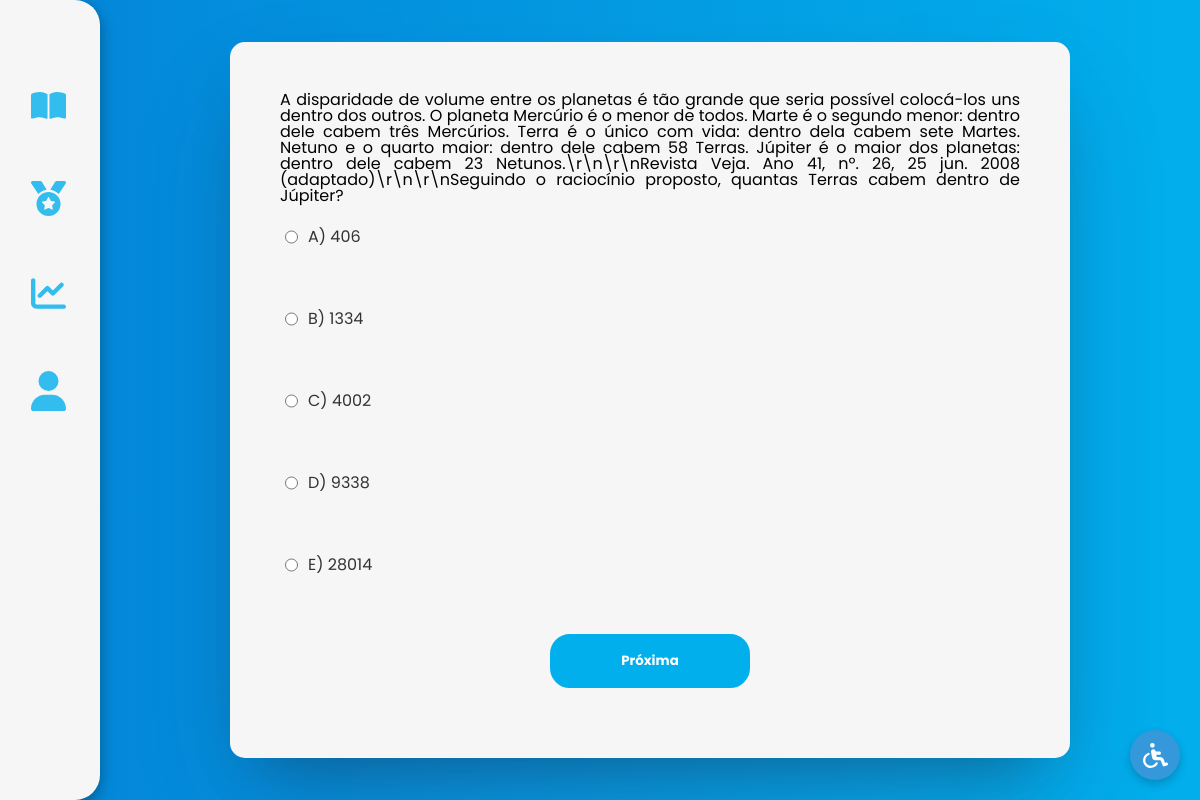
The page /app/public/src/funcoes/questionario.php?subconteudo_id=1 (signed in) on the database its author committed.
### tables this page shows
CREATE TABLE `perguntas` (
  `pergunta_id` int(11) NOT NULL,
  `enunciado` text NOT NULL,
  `questionario_id` int(11) DEFAULT NULL
);

CREATE TABLE `alternativas` (
  `alternativa_id` int(11) NOT NULL,
  `texto` varchar(255) NOT NULL,
  `correta` tinyint(1) NOT NULL,
  `pergunta_id` int(11) DEFAULT NULL
);

### app/public/src/funcoes/questionario.php (the view, shortened to what this page needs)
<?php
    include_once('../autenticacao/connect.php');
?>
<!DOCTYPE html>
<html lang="en">
<head>
    <link rel="stylesheet" href="../../assets/css/reset.css">
    <link rel="stylesheet" href="../../assets/css/questionario.css">
    <link rel="stylesheet" href="../../assets/css/navbargambiarra.css">
</head>
<body>
    <div class="container">
            <?php include ('../../assets/components/navbargambiarra.php'); ?>
            <div class="contentwrapper">
                <div class="questionariowrapper">
                    <?php
                        $subconteudoId = intval($_GET['subconteudo_id']);
                        $sql = "SELECT questionario_id FROM questionarios WHERE subconteudo_id = ?";
                        $stmt = $conexao->prepare($sql);
                        $stmt->bind_param('i', $subconteudoId);
                        $stmt->execute();
                        $questionario = $stmt->get_result()->fetch_assoc();
                        if ($questionario) {
                            $questionarioId = $questionario['questionario_id'];
                            $sqlPerguntas = "SELECT pergunta_id, enunciado FROM perguntas WHERE questionario_id = ?";
                            $stmtPerguntas = $conexao->prepare($sqlPerguntas);
                            $stmtPerguntas->bind_param('i', $questionarioId);
                            $stmtPerguntas->execute();
                            $resultPerguntas = $stmtPerguntas->get_result();
                            if ($resultPerguntas->num_rows > 0) {
                                echo "<form action='correcao.php' method='POST'>";
                                $perguntaCount = 0;
                                while ($pergunta = $resultPerguntas->fetch_assoc()) {
                                    $perguntaCount++;
                                    echo "<div class='pergunta' id='pergunta_$perguntaCount' >";
                                    echo "<h3 class='perguntah3'>" . nl2br($pergunta['enunciado']) . "</h3>";
                                    $sqlAlternativas = "SELECT alternativa_id, texto FROM alternativas WHERE pergunta_id = ?";
                                    $stmtAlternativas = $conexao->prepare($sqlAlternativas);
                                    $stmtAlternativas->bind_param('i', $pergunta['pergunta_id']);
                                    $stmtAlternativas->execute();
                                    $resultAlternativas = $stmtAlternativas->get_result();
                                    while ($alternativa = $resultAlternativas->fetch_assoc()) {
                                        echo "<label class='alternativaLabel'><input class='perguntainput' type='radio' name='pergunta_" . $pergunta['pergunta_id'] . "' value='" . $alternativa['alternativa_id'] . "' required data-question-id='" . $pergunta['pergunta_id'] . "'> " . $alternativa['texto'] . "</label><br>";
                                    }
                                    echo "</div>";
                                }
                                echo "<button class='questionariobotao' type='button' onclick='nextQuestion()'>Próxima</button>";
                                echo "</form>";
                            } else {
                                echo "Nenhuma pergunta disponível.";
                            }
                        } else {
                            echo "Nenhum questionário encontrado.";
                        }
                    ?>
                </div>
            </div>
        </div>
<?php include ('../../assets/components/acbbotao.php'); ?>
</body>
</html>

### app/public/assets/css/questionario.css (style rules this page uses)
* { padding: 0; margin: 0; box-sizing: border-box; }
body { background-image: linear-gradient(to right, #0485D8, #02AFED); }
.container { display: flex; flex-direction: row; width: 100vw; height: 100vh; background-image: linear-gradient(to right, #0485D8, #02AFED); }
.contentwrapper { display: flex; text-align: center; justify-content: center; align-items: center; width: 100vw; min-height: 100vh; background-image: linear-gradient(to right, #0485D8, #02AFED); }
.questionariowrapper { padding: 50px; display: flex; flex-direction: column; width: 70vw; min-height: 70vh; align-items: center; background-color: #f6f6f6; box-shadow: rgba(255, 255, 255, 0.1) 0px 1px 1px 0px inset, rgba(50, 50, 93, 0.25) 0px 50px 100px -20px, rgba(0, 0, 0, 0.3) 0px 30px 60px -30px; text-align: center; border-radius: 15px; align-items: center; margin-left: 350px; }
.pergunta { display: flex; flex-direction: column; gap: 20px; }
.perguntah3 { font-family: 'poppins', sans-serif; font-size: 16px; text-align: justify; }
.perguntainput { font-family: 'poppins', sans-serif; }
.questionariobotao { width: 200px; padding: 15px 0; border-radius: 20px; margin: 20px 10px; font-weight: bold; border-color: #02AFED; background-color: #02AFED; color: white; border-style: solid; font-family: 'poppins', sans-serif; align-items: end; }
.alternativaLabel { font-family: 'poppins', sans-serif; font-size: 16px; color: #333; padding: 5px; cursor: pointer; display: flex; flex-direction: row; }
.perguntainput { margin-right: 10px; }
@media (max-width: 1400px) { .questionariowrapper { margin-left: 100px; } }

### app/public/assets/css/navbargambiarra.css (style rules this page uses)
* { margin: 0; padding: 0; box-sizing: border-box; }

### rows shown on the page
perguntas: enunciado "A disparidade de volume entre os planetas é tão grande que seria possível colocá-los uns dentro dos outros. O planeta Mercúrio é o menor de todos. Marte é o segundo menor: dentro dele cabem três Mercúrios. Terra é o único com vida: dentro dela cabem sete Martes. Netuno e o quarto maior: dentro dele cabem 58 Terras. Júpiter é o maior dos planetas: dentro dele cabem 23 Netunos.\\r\\n\\r\\nRevista Veja. Ano 41, nº. 26, 25 jun. 2008 (adaptado)\\r\\n\\r\\nSeguindo o raciocínio proposto, quantas Terras cabem dentro de Júpiter?"
alternativas: texto "A) 406"
alternativas: texto "B) 1334"
alternativas: texto "C) 4002"
alternativas: texto "D) 9338"
alternativas: texto "E) 28014"
